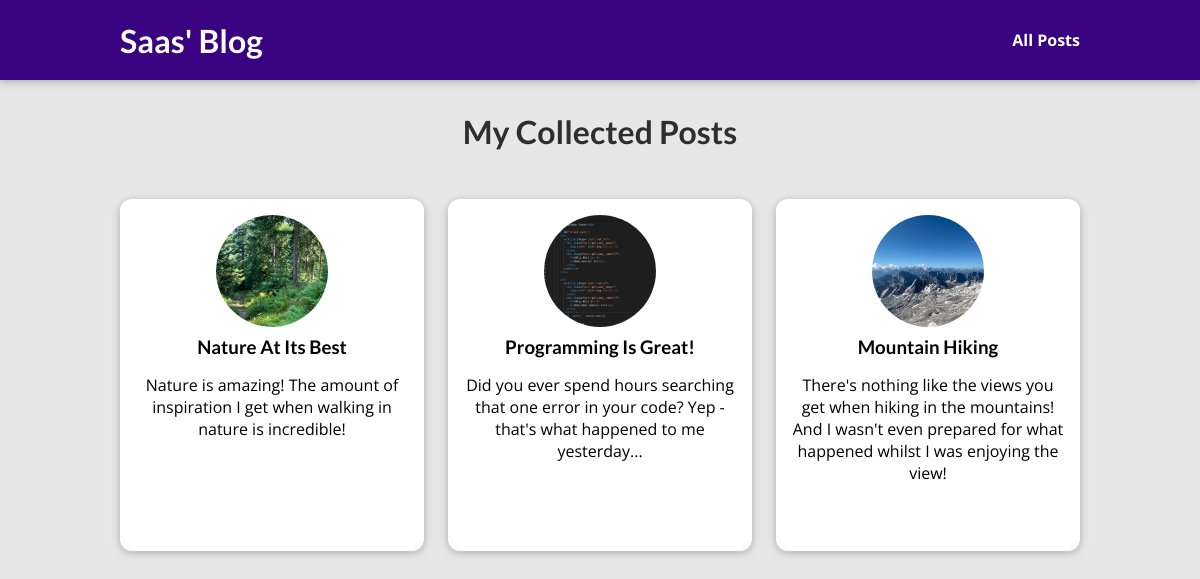
The page /posts on the database its author committed.
### blog/models.py (models this page shows, shortened)
class Post(models.Model):
    title = models.CharField(max_length= 80)
    excerpt = models.CharField(max_length= 250)
    image = models.ImageField(upload_to="posts", null=True)
    content = models.TextField()
    slug = models.SlugField(unique=True, db_index=True)
    date = models.DateField((""), auto_now=False, auto_now_add=False, null=True)
    author = models.ForeignKey(Author, on_delete=models.SET_NULL, null=True, related_name="posts")
    tags = models.ManyToManyField(Tag)
    def get_absolute_url(self):
        return reverse("post-detail-page", args=[self.slug])

### blog/views.py (the view)
# urls.py: path("posts", views.AllPostsView.as_view(), name="posts-page"),
class AllPostsView(ListView):
    template_name = "blogs/all-posts.html"
    model = Post
    ordering = ["-date"]
    context_object_name = "all_posts"

### blog/templates/blogs/all-posts.html (shortened to what this page needs)
{% extends "base.html" %}
{% load static %}
{% block  css_files %}
    <link rel="stylesheet" href="{% static "blogs/all-posts.css" %}">
{% endblock  %}
{% block  content %}
<section id="all-posts">
    <h2>My Collected Posts</h2>
    <ul>
        {% for post in all_posts %}
          {% include "blogs/includes/post.html" %}
        {% endfor %}
    </ul>
{% endblock %}

### blog/templates/blogs/includes/post.html
{% load static %}
<li>
    <article class="post">
        <a href="{{post.get_absolute_url}}">
            <img src="{{ post.image.url }}" alt="{{ post.title }}" />
            <div class="post_content">
                <h3>{{ post.title }}</h3>
                <p>{{ post.excerpt }}</p>
            </div>
        </a>
    </article>
</li>

### static/app.css (style rules this page uses)
* { box-sizing: border-box; }
html { font-family: 'Open Sans', 'Lato', sans-serif; }
body { margin: 0; }
h1, h2, h3 { font-family: 'Lato', sans-serif; font-weight: bold; }

### blog/static/blogs/all-posts.css (style rules this page uses)
body { background-color: #e7e7e7; }
#all-posts { margin: 7rem auto; width: 90%; max-width: 60rem; }
#all-posts h2 { text-align: center; font-size: 2rem; color: #2e2e2e; margin: 3rem 0; }
ul { list-style: none; margin: 0; padding: 0; display: grid; grid-template-columns: repeat(auto-fill, minmax(17rem, 1fr)); gap: 1.5rem; }
.post { display: flex; flex-direction: column; align-items: center; text-align: center; }
.post a { text-decoration: none; color: black; transition: all 0.2s ease; padding: 1rem; }
.post img { width: 5rem; height: 5rem; object-fit: cover; border-radius: 50%; }
.post h3 { margin: 0.25rem 0; }
.post img { width: 7rem; height: 7rem; }
.post a { height: 22rem; transform-origin: center; box-shadow: 0 2px 8px rgba(0, 0, 0, 0.25); border-radius: 12px; background-color: white; }

### rows shown on the page
Post: image (picture), title "Nature At Its Best", excerpt "Nature is amazing! The amount of inspiration I get when walking in nature is incredible!"
Post: image (picture), title "Programming Is Great!", excerpt "Did you ever spend hours searching that one error in your code? Yep - that's what happened to me yesterday..."
Post: image (picture), title "Mountain Hiking", excerpt "There's nothing like the views you get when hiking in the mountains! And I wasn't even prepared for what happened whilst I was enjoying the view!"
